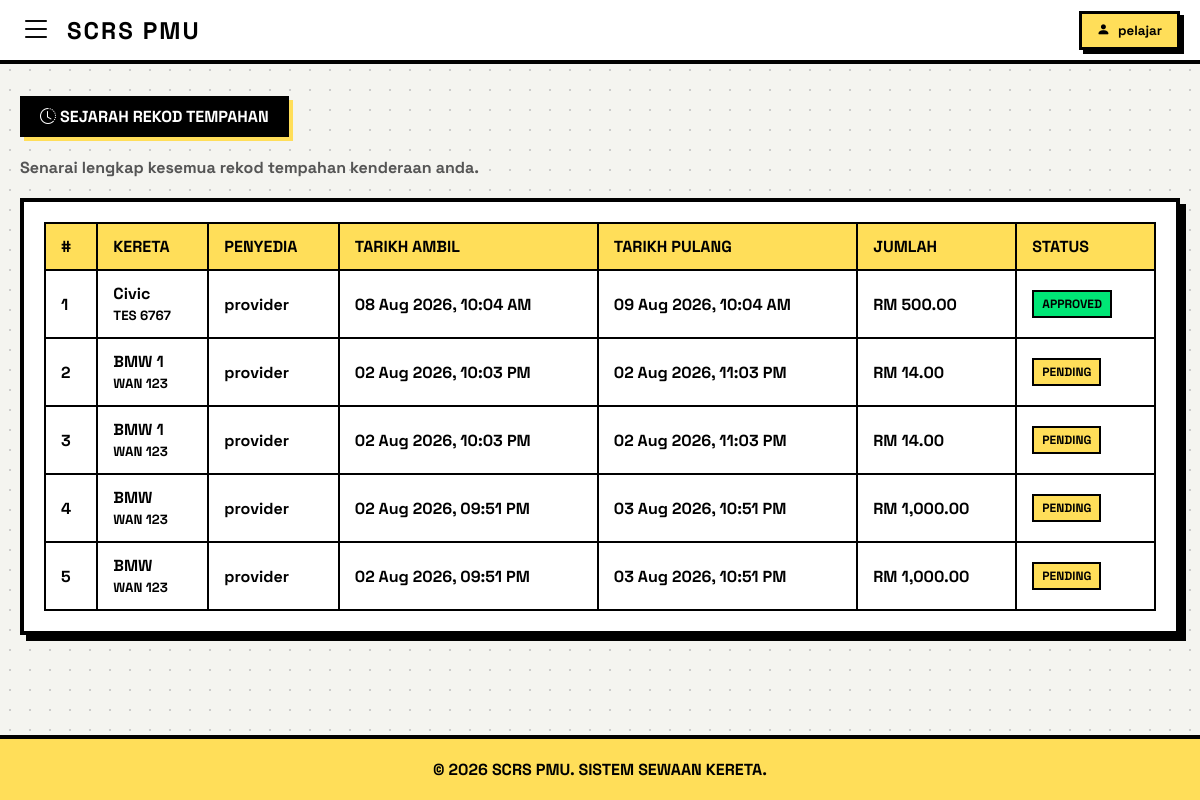
Page /booking_history.php (signed in) on the committed database.
### tables this page shows
CREATE TABLE `bookings` (
  `id` int(11) NOT NULL AUTO_INCREMENT,
  `student_id` int(11) NOT NULL,
  `car_id` int(11) NOT NULL,
  `rent_type` enum('Daily','Hourly') NOT NULL,
  `start_date` datetime NOT NULL,
  `end_date` datetime NOT NULL,
  `total_price` decimal(10,2) NOT NULL,
  `payment_receipt` varchar(255) DEFAULT NULL,
  `receipt_file` varchar(255) DEFAULT NULL,
  `status` enum('Pending','Approved','Rejected','Completed') DEFAULT 'Pending',
  `created_at` timestamp NOT NULL DEFAULT current_timestamp(),
  `return_image` varchar(255) DEFAULT NULL,
  PRIMARY KEY (`id`),
  KEY `student_id` (`student_id`),
  KEY `car_id` (`car_id`),
  CONSTRAINT `bookings_ibfk_1` FOREIGN KEY (`student_id`) REFERENCES `students` (`id`) ON DELETE CASCADE,
  CONSTRAINT `bookings_ibfk_2` FOREIGN KEY (`car_id`) REFERENCES `cars` (`id`) ON DELETE CASCADE
);

CREATE TABLE `cars` (
  `id` int(11) NOT NULL AUTO_INCREMENT,
  `provider_id` int(11) NOT NULL,
  `car_brand` varchar(100) NOT NULL DEFAULT '',
  `car_model` varchar(100) NOT NULL,
  `car_plate` varchar(20) NOT NULL,
  `transmission` varchar(20) NOT NULL,
  `seat_capacity` int(11) NOT NULL,
  `price_per_day` decimal(10,2) NOT NULL,
  `price_per_hour` decimal(10,2) NOT NULL,
  `car_image` varchar(255) NOT NULL,
  `status` enum('Available','Unavailable') DEFAULT 'Available',
  `created_at` timestamp NOT NULL DEFAULT current_timestamp(),
  PRIMARY KEY (`id`),
  KEY `provider_id` (`provider_id`),
  CONSTRAINT `cars_ibfk_1` FOREIGN KEY (`provider_id`) REFERENCES `providers` (`id`) ON DELETE CASCADE
);

CREATE TABLE `providers` (
  `id` int(11) NOT NULL AUTO_INCREMENT,
  `username` varchar(50) NOT NULL,
  `email` varchar(100) NOT NULL,
  `full_name` varchar(150) NOT NULL,
  `phone_no` varchar(20) NOT NULL,
  `no_ic` varchar(15) NOT NULL,
  `password` varchar(255) NOT NULL,
  `ic_file` varchar(255) NOT NULL,
  `licence_file` varchar(255) NOT NULL,
  `insurance_file` varchar(255) NOT NULL,
  `greencard_file` varchar(255) NOT NULL,
  `roadtax_file` varchar(255) NOT NULL,
  `qr_code_image` varchar(255) DEFAULT NULL,
  `created_at` timestamp NOT NULL DEFAULT current_timestamp(),
  `status` enum('pending','approved','rejected') DEFAULT 'pending',
  `profile_picture` varchar(255) DEFAULT NULL,
  PRIMARY KEY (`id`)
);

### booking_history.php (the view, shortened to what this page needs)
<?php
require 'db.php';
$student_id = $_SESSION['student_id'];
$student_name = $_SESSION['username'];
$sql_history = "SELECT b.*, c.car_model, c.car_plate, c.car_image,
                 p.full_name AS provider_name
                 FROM bookings b
                 JOIN cars c ON b.car_id = c.id
                 JOIN providers p ON c.provider_id = p.id
                 WHERE b.student_id = ?
                 ORDER BY b.created_at DESC";
$stmt = $conn->prepare($sql_history);
$stmt->bind_param("i", $student_id);
$stmt->execute();
$result_history = $stmt->get_result();
?>
<!DOCTYPE html>
<html lang="ms">
<head>
    <link rel="stylesheet" href="https://cdn.jsdelivr.net/npm/bootstrap-icons@1.10.5/font/bootstrap-icons.css">
</head>
<body>
    <header class="neo-navbar">
        <div class="neo-nav-left">
            <button class="menu-toggle-btn" id="open-sidebar"><i class="bi bi-list"></i></button>
            <div class="neo-brand">SCRS PMU</div>
        </div>
        <div class="profile-container">
            <button class="profile-btn" id="profile-toggle">
                <i class="bi bi-person-fill fs-5"></i>
                <span><?php echo htmlspecialchars($student_name); ?></span>
            </button>
        </div>
    </header>
    <main class="main-content">
        <div class="section-title"><i class="bi bi-clock-history me-2"></i> Sejarah Rekod Tempahan</div>
        <p style="font-weight: 700; color: #555; margin-bottom: 20px;">Senarai lengkap kesemua rekod tempahan kenderaan anda.</p>
        <div class="neo-table-card">
            <?php if ($result_history->num_rows > 0): ?>
                <table class="neo-table">
                    <thead>
                        <tr>
                            <th>#</th>
                            <th>Kereta</th>
                            <th>Penyedia</th>
                            <th>Tarikh Ambil</th>
                            <th>Tarikh Pulang</th>
                            <th>Jumlah</th>
                            <th>Status</th>
                        </tr>
                    </thead>
                    <tbody>
                        <?php
                        $no = 1;
                        while ($row = $result_history->fetch_assoc()):
                            $status = $row['status'];
                            $badge_class = 'badge-pending';
                            if ($status == 'Approved') $badge_class = 'badge-approved';
                            else if ($status == 'Completed') $badge_class = 'badge-completed';
                            else if ($status == 'Rejected') $badge_class = 'badge-rejected';
                        ?>
                            <tr>
                                <td><?php echo $no++; ?></td>
                                <td><strong><?php echo htmlspecialchars($row['car_model']); ?></strong><br><small><?php echo htmlspecialchars($row['car_plate']); ?></small></td>
                                <td><?php echo htmlspecialchars($row['provider_name']); ?></td>
                                <td><?php echo date('d M Y, h:i A', strtotime($row['start_date'])); ?></td>
                                <td><?php echo date('d M Y, h:i A', strtotime($row['end_date'])); ?></td>
                                <td><strong>RM <?php echo number_format($row['total_price'], 2); ?></strong></td>
                                <td><span class="neo-badge <?php echo $badge_class; ?>"><?php echo htmlspecialchars($status); ?></span></td>
                            </tr>
                        <?php endwhile; ?>
                    </tbody>
                </table>
            <?php endif; ?>
        </div>
    </main>
    <footer>
        &copy; <?php echo date("Y"); ?> SCRS PMU. SISTEM SEWAAN KERETA.
    </footer>
</body>
</html>

### booking_history.php (style rules this page uses)
:root { --black: #000000; --white: #ffffff; --yellow: #ffde59; --green: #00e676; --blue: #00e5ff; --pink: #ff66c4; --bg-color: #f4f4f0; --border-thick: 4px solid var(--black); --shadow-solid: 6px 6px 0px var(--black); --shadow-hover: 4px 4px 0px var(--black); --shadow-active: 0px 0px 0px var(--black); --transition: all 0.15s ease-in-out; }
* { margin: 0; padding: 0; box-sizing: border-box; font-family: 'Space Grotesk', sans-serif; }
body { background-color: var(--bg-color); background-image: radial-gradient(#ccc 1.5px, transparent 1.5px); background-size: 20px 20px; min-height: 100vh; display: flex; flex-direction: column; overflow-x: hidden; }
button { border: none; background: none; cursor: pointer; font-family: inherit; }
.neo-navbar { background-color: var(--white); border-bottom: var(--border-thick); padding: 10px 20px; display: flex; justify-content: space-between; align-items: center; position: sticky; top: 0; z-index: 1000; }
.neo-nav-left { display: flex; align-items: center; gap: 15px; }
.menu-toggle-btn { font-size: 2rem; color: var(--black); transition: var(--transition); }
.neo-brand { font-size: 1.5rem; font-weight: 900; letter-spacing: 2px; text-transform: uppercase; }
.profile-container { position: relative; }
.profile-btn { background-color: var(--yellow); border: 3px solid var(--black); box-shadow: 4px 4px 0px var(--black); padding: 8px 15px; font-weight: 800; display: flex; align-items: center; gap: 8px; transition: var(--transition); }
.main-content { flex: 1; padding: 2rem 20px; max-width: 1200px; margin: 0 auto; width: 100%; }
.section-title { display: inline-block; background: var(--black); color: var(--white); font-weight: 900; text-transform: uppercase; padding: 10px 20px; box-shadow: 4px 4px 0px var(--yellow); margin-bottom: 20px; }
.neo-table-card { background: var(--white); border: var(--border-thick); box-shadow: var(--shadow-solid); padding: 20px; overflow-x: auto; }
table.neo-table { width: 100%; border-collapse: collapse; text-align: left; }
table.neo-table th, table.neo-table td { padding: 12px 15px; border: 2px solid var(--black); font-weight: 700; }
table.neo-table th { background-color: var(--yellow); font-weight: 900; text-transform: uppercase; }
.neo-badge { border: 2px solid var(--black); padding: 4px 8px; font-weight: 900; text-transform: uppercase; font-size: 0.75rem; display: inline-block; }
.badge-approved { background-color: var(--green); }
.badge-pending { background-color: var(--yellow); }
footer { background-color: var(--yellow); border-top: var(--border-thick); padding: 20px; text-align: center; font-weight: 900; text-transform: uppercase; margin-top: auto; }

### rows in the picture
bookings: car.car_model "Civic", car.car_plate "TES 6767", providers.full_name "provider", start_date "08 Aug 2026, 10:04 AM", end_date "09 Aug 2026, 10:04 AM", total_price "500.00", status "APPROVED"
bookings: car.car_model "BMW 1", car.car_plate "WAN 123", providers.full_name "provider", start_date "02 Aug 2026, 10:03 PM", end_date "02 Aug 2026, 11:03 PM", total_price "14.00", status "PENDING"
bookings: car.car_model "BMW 1", car.car_plate "WAN 123", providers.full_name "provider", start_date "02 Aug 2026, 10:03 PM", end_date "02 Aug 2026, 11:03 PM", total_price "14.00", status "PENDING"
bookings: car.car_model "BMW", car.car_plate "WAN 123", providers.full_name "provider", start_date "02 Aug 2026, 09:51 PM", end_date "03 Aug 2026, 10:51 PM", total_price "1,000.00", status "PENDING"
bookings: car.car_model "BMW", car.car_plate "WAN 123", providers.full_name "provider", start_date "02 Aug 2026, 09:51 PM", end_date "03 Aug 2026, 10:51 PM", total_price "1,000.00", status "PENDING"

### other values in the picture
$student_name "pelajar"
